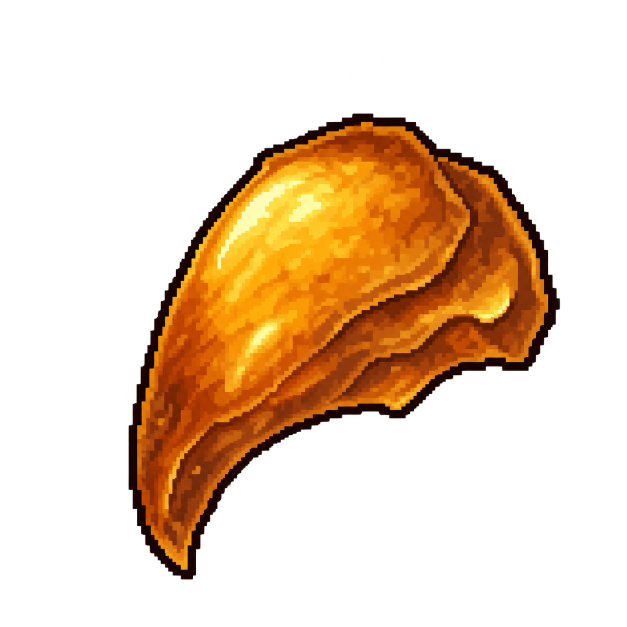
#> input picture art-source/expansion-sands/items/item-amber-scale-imagegen-rgba-1254.png, 1254 x 1254 px (shown at 1/2 size)
$ python export_amber_scale_icon.py
#> lines starting #> are read from the running program, lines starting #| are printed output that depends on the picture
from pathlib import Path
from PIL import Image

SCRIPT_DIR = Path(__file__).resolve().parent
REPO_ROOT = SCRIPT_DIR.parents[2]
SOURCE_PATH = SCRIPT_DIR / "item-amber-scale-imagegen-rgba-1254.png"
OUTPUT_PATH = REPO_ROOT / "public/assets/interface/item-amber-scale-v1.png"
OUTPUT_SIZE = 128
TRANSPARENT_PADDING = 128

with Image.open(SOURCE_PATH) as opened:
#> opened is the input picture: PIL image 1254x1254 RGBA; mean R, G, B, A 50.2, 26.6, 3.6, 69.9
    if opened.mode != "RGBA" or opened.size != (1254, 1254):
        raise ValueError(f"Expected transparent RGBA 1254x1254 ImageGen output; got {opened.mode} {opened.size}")
    source = opened.copy()

padded_size = (source.width + TRANSPARENT_PADDING * 2, source.height + TRANSPARENT_PADDING * 2)
#> padded_size = (1510, 1510)
padded = Image.new("RGBA", padded_size, (0, 0, 0, 0))
#> padded: PIL image 1510x1510 RGBA; every value is 0
padded.paste(source, (TRANSPARENT_PADDING, TRANSPARENT_PADDING))
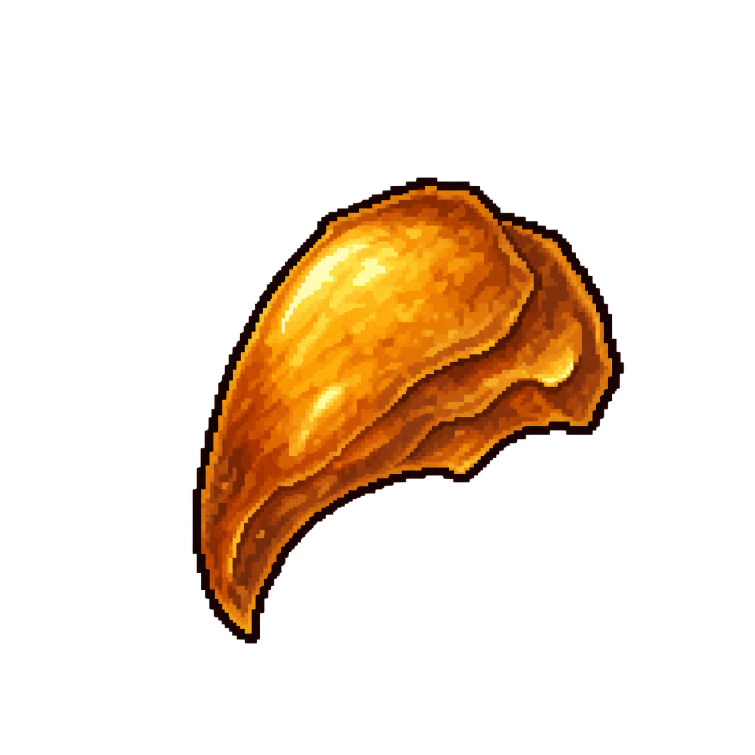
#> padded: PIL image 1510x1510 RGBA (shown at 1/2 size); mean R, G, B, A 34.6, 18.4, 2.5, 48.2; transparent parts drawn white
# Nearest-neighbor is format/size preparation only; preserve the generated artwork and alpha.
asset = padded.resize((OUTPUT_SIZE, OUTPUT_SIZE), Image.Resampling.NEAREST)
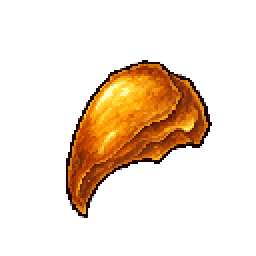
#> asset: PIL image 128x128 RGBA (shown 2 times larger); mean R, G, B, A 34.6, 18.4, 2.5, 48.2; transparent parts drawn white
alpha = asset.getchannel("A")
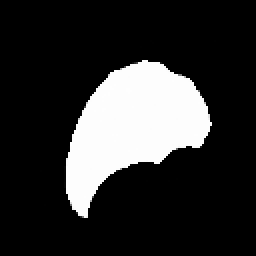
#> alpha: PIL image 128x128 L (shown 2 times larger); min 0, max 255, mean 48.2
if alpha.getbbox() is None or min(alpha.getextrema()) != 0 or max(alpha.getextrema()) == 0:
    raise AssertionError("Expected visible scale pixels and transparent canvas")
OUTPUT_PATH.parent.mkdir(parents=True, exist_ok=True)
asset.save(OUTPUT_PATH, format="PNG", optimize=True)
print(f"Wrote {OUTPUT_PATH}: {asset.mode} {asset.size}; alpha={alpha.getextrema()}; alpha bounds={alpha.getbbox()}")
#| Wrote public/assets/interface/item-amber-scale-v1.png: RGBA (128, 128); alpha=(0, 255); alpha bounds=(20, 20, 108, 109)
